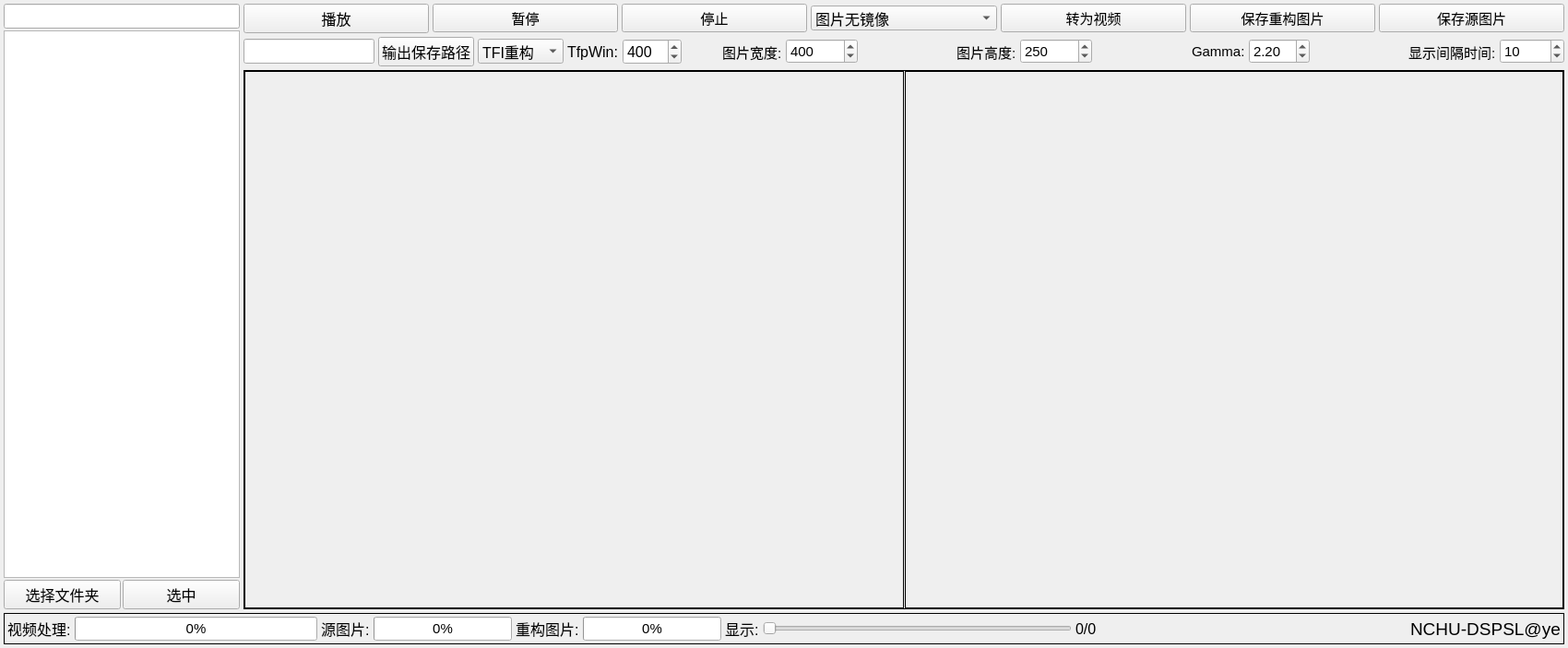
<?xml version="1.0" encoding="UTF-8"?>
<ui version="4.0">
 <class>Widget</class>
 <widget class="QWidget" name="Widget">
  <property name="geometry">
   <rect>
    <x>0</x>
    <y>0</y>
    <width>1700</width>
    <height>703</height>
   </rect>
  </property>
  <property name="minimumSize">
   <size>
    <width>1300</width>
    <height>0</height>
   </size>
  </property>
  <property name="font">
   <font>
    <pointsize>12</pointsize>
   </font>
  </property>
  <property name="focusPolicy">
   <enum>Qt::ClickFocus</enum>
  </property>
  <property name="windowTitle">
   <string>Spkie recon v1.0</string>
  </property>
  <layout class="QVBoxLayout" name="verticalLayout_3" stretch="0,0">
   <property name="spacing">
    <number>4</number>
   </property>
   <property name="leftMargin">
    <number>4</number>
   </property>
   <property name="topMargin">
    <number>4</number>
   </property>
   <property name="rightMargin">
    <number>4</number>
   </property>
   <property name="bottomMargin">
    <number>4</number>
   </property>
   <item>
    <layout class="QHBoxLayout" name="horizontalLayout_2" stretch="0,1">
     <property name="spacing">
      <number>4</number>
     </property>
     <item>
      <layout class="QVBoxLayout" name="verticalLayout">
       <property name="spacing">
        <number>2</number>
       </property>
       <item>
        <widget class="QLineEdit" name="le_file_path">
         <property name="focusPolicy">
          <enum>Qt::ClickFocus</enum>
         </property>
        </widget>
       </item>
       <item>
        <widget class="QTableWidget" name="tabw_src_dir">
         <property name="focusPolicy">
          <enum>Qt::ClickFocus</enum>
         </property>
        </widget>
       </item>
       <item>
        <layout class="QHBoxLayout" name="horizontalLayout_16">
         <item>
          <widget class="QPushButton" name="pb_sel_dir">
           <property name="focusPolicy">
            <enum>Qt::NoFocus</enum>
           </property>
           <property name="text">
            <string>选择文件夹</string>
           </property>
          </widget>
         </item>
         <item>
          <widget class="QPushButton" name="pushButton">
           <property name="focusPolicy">
            <enum>Qt::NoFocus</enum>
           </property>
           <property name="text">
            <string>选中</string>
           </property>
          </widget>
         </item>
        </layout>
       </item>
      </layout>
     </item>
     <item>
      <layout class="QVBoxLayout" name="verticalLayout_2" stretch="0,0,1">
       <property name="spacing">
        <number>4</number>
       </property>
       <item>
        <layout class="QHBoxLayout" name="horizontalLayout_8">
         <item>
          <layout class="QHBoxLayout" name="horizontalLayout_7">
           <item>
            <widget class="QPushButton" name="pb_play">
             <property name="focusPolicy">
              <enum>Qt::NoFocus</enum>
             </property>
             <property name="text">
              <string>播放</string>
             </property>
            </widget>
           </item>
           <item>
            <widget class="QPushButton" name="pb_pause">
             <property name="font">
              <font>
               <pointsize>11</pointsize>
              </font>
             </property>
             <property name="focusPolicy">
              <enum>Qt::ClickFocus</enum>
             </property>
             <property name="text">
              <string>暂停</string>
             </property>
             <property name="shortcut">
              <string>Space</string>
             </property>
            </widget>
           </item>
           <item>
            <widget class="QPushButton" name="pb_stop">
             <property name="font">
              <font>
               <pointsize>11</pointsize>
              </font>
             </property>
             <property name="focusPolicy">
              <enum>Qt::NoFocus</enum>
             </property>
             <property name="text">
              <string>停止</string>
             </property>
            </widget>
           </item>
           <item>
            <widget class="QComboBox" name="cb_rotate">
             <property name="minimumSize">
              <size>
               <width>120</width>
               <height>0</height>
              </size>
             </property>
             <property name="focusPolicy">
              <enum>Qt::NoFocus</enum>
             </property>
             <item>
              <property name="text">
               <string>图片无镜像</string>
              </property>
             </item>
             <item>
              <property name="text">
               <string>图片水平镜像</string>
              </property>
             </item>
             <item>
              <property name="text">
               <string>图片竖直镜像</string>
              </property>
             </item>
            </widget>
           </item>
           <item>
            <widget class="QPushButton" name="pb_to_video">
             <property name="font">
              <font>
               <pointsize>11</pointsize>
              </font>
             </property>
             <property name="focusPolicy">
              <enum>Qt::NoFocus</enum>
             </property>
             <property name="text">
              <string>转为视频</string>
             </property>
            </widget>
           </item>
           <item>
            <widget class="QPushButton" name="pb_recon_to_img">
             <property name="font">
              <font>
               <pointsize>11</pointsize>
              </font>
             </property>
             <property name="focusPolicy">
              <enum>Qt::NoFocus</enum>
             </property>
             <property name="text">
              <string>保存重构图片</string>
             </property>
            </widget>
           </item>
           <item>
            <widget class="QPushButton" name="pb_src_to_img">
             <property name="font">
              <font>
               <pointsize>11</pointsize>
              </font>
             </property>
             <property name="focusPolicy">
              <enum>Qt::NoFocus</enum>
             </property>
             <property name="text">
              <string>保存源图片</string>
             </property>
            </widget>
           </item>
          </layout>
         </item>
        </layout>
       </item>
       <item>
        <layout class="QHBoxLayout" name="horizontalLayout_10">
         <item>
          <layout class="QHBoxLayout" name="horizontalLayout_4">
           <item>
            <widget class="QLineEdit" name="le_export_path">
             <property name="focusPolicy">
              <enum>Qt::NoFocus</enum>
             </property>
            </widget>
           </item>
           <item>
            <widget class="QPushButton" name="pb_set_export_path">
             <property name="focusPolicy">
              <enum>Qt::NoFocus</enum>
             </property>
             <property name="text">
              <string>输出保存路径</string>
             </property>
            </widget>
           </item>
           <item>
            <widget class="QComboBox" name="cb_recon_func">
             <property name="minimumSize">
              <size>
               <width>50</width>
               <height>0</height>
              </size>
             </property>
             <property name="maximumSize">
              <size>
               <width>200</width>
               <height>16777215</height>
              </size>
             </property>
             <property name="focusPolicy">
              <enum>Qt::NoFocus</enum>
             </property>
             <item>
              <property name="text">
               <string>TFI重构</string>
              </property>
             </item>
             <item>
              <property name="text">
               <string>TFP重构</string>
              </property>
             </item>
            </widget>
           </item>
           <item>
            <widget class="QLabel" name="label_6">
             <property name="text">
              <string>TfpWin:</string>
             </property>
            </widget>
           </item>
           <item>
            <widget class="QSpinBox" name="sb_tfp_win">
             <property name="focusPolicy">
              <enum>Qt::ClickFocus</enum>
             </property>
             <property name="minimum">
              <number>2</number>
             </property>
             <property name="maximum">
              <number>8000</number>
             </property>
             <property name="singleStep">
              <number>10</number>
             </property>
             <property name="value">
              <number>400</number>
             </property>
            </widget>
           </item>
           <item>
            <spacer name="horizontalSpacer_9">
             <property name="orientation">
              <enum>Qt::Horizontal</enum>
             </property>
             <property name="sizeHint" stdset="0">
              <size>
               <width>40</width>
               <height>20</height>
              </size>
             </property>
            </spacer>
           </item>
           <item>
            <widget class="QLabel" name="label_2">
             <property name="font">
              <font>
               <pointsize>11</pointsize>
              </font>
             </property>
             <property name="text">
              <string>图片宽度:</string>
             </property>
            </widget>
           </item>
           <item>
            <widget class="QSpinBox" name="sb_img_width">
             <property name="font">
              <font>
               <pointsize>11</pointsize>
              </font>
             </property>
             <property name="focusPolicy">
              <enum>Qt::ClickFocus</enum>
             </property>
             <property name="maximum">
              <number>100000</number>
             </property>
             <property name="value">
              <number>400</number>
             </property>
            </widget>
           </item>
          </layout>
         </item>
         <item>
          <spacer name="horizontalSpacer_3">
           <property name="orientation">
            <enum>Qt::Horizontal</enum>
           </property>
           <property name="sizeHint" stdset="0">
            <size>
             <width>40</width>
             <height>20</height>
            </size>
           </property>
          </spacer>
         </item>
         <item>
          <layout class="QHBoxLayout" name="horizontalLayout_5">
           <item>
            <widget class="QLabel" name="label_3">
             <property name="font">
              <font>
               <pointsize>11</pointsize>
              </font>
             </property>
             <property name="text">
              <string>图片高度:</string>
             </property>
            </widget>
           </item>
           <item>
            <widget class="QSpinBox" name="sb_img_height">
             <property name="font">
              <font>
               <pointsize>11</pointsize>
              </font>
             </property>
             <property name="focusPolicy">
              <enum>Qt::ClickFocus</enum>
             </property>
             <property name="maximum">
              <number>100000</number>
             </property>
             <property name="value">
              <number>250</number>
             </property>
            </widget>
           </item>
          </layout>
         </item>
         <item>
          <spacer name="horizontalSpacer_4">
           <property name="orientation">
            <enum>Qt::Horizontal</enum>
           </property>
           <property name="sizeHint" stdset="0">
            <size>
             <width>40</width>
             <height>20</height>
            </size>
           </property>
          </spacer>
         </item>
         <item>
          <layout class="QHBoxLayout" name="horizontalLayout_6">
           <item>
            <widget class="QLabel" name="label_4">
             <property name="font">
              <font>
               <pointsize>11</pointsize>
              </font>
             </property>
             <property name="text">
              <string>Gamma:</string>
             </property>
            </widget>
           </item>
           <item>
            <widget class="QDoubleSpinBox" name="dsb_gamma">
             <property name="font">
              <font>
               <pointsize>11</pointsize>
              </font>
             </property>
             <property name="focusPolicy">
              <enum>Qt::ClickFocus</enum>
             </property>
             <property name="singleStep">
              <double>0.500000000000000</double>
             </property>
             <property name="value">
              <double>2.200000000000000</double>
             </property>
            </widget>
           </item>
          </layout>
         </item>
         <item>
          <spacer name="horizontalSpacer_5">
           <property name="orientation">
            <enum>Qt::Horizontal</enum>
           </property>
           <property name="sizeHint" stdset="0">
            <size>
             <width>40</width>
             <height>20</height>
            </size>
           </property>
          </spacer>
         </item>
         <item>
          <layout class="QHBoxLayout" name="horizontalLayout_9">
           <item>
            <widget class="QLabel" name="label_5">
             <property name="font">
              <font>
               <pointsize>11</pointsize>
              </font>
             </property>
             <property name="text">
              <string>显示间隔时间:</string>
             </property>
            </widget>
           </item>
           <item>
            <widget class="QSpinBox" name="sb_dispaly_time">
             <property name="font">
              <font>
               <pointsize>11</pointsize>
              </font>
             </property>
             <property name="focusPolicy">
              <enum>Qt::ClickFocus</enum>
             </property>
             <property name="maximum">
              <number>50000</number>
             </property>
             <property name="value">
              <number>10</number>
             </property>
            </widget>
           </item>
          </layout>
         </item>
        </layout>
       </item>
       <item>
        <widget class="QWidget" name="wd_img_back" native="true">
         <property name="sizePolicy">
          <sizepolicy hsizetype="Expanding" vsizetype="Expanding">
           <horstretch>0</horstretch>
           <verstretch>0</verstretch>
          </sizepolicy>
         </property>
         <property name="minimumSize">
          <size>
           <width>802</width>
           <height>252</height>
          </size>
         </property>
         <property name="styleSheet">
          <string notr="true">#wd_img_back{
	border: 1px solid black;
}</string>
         </property>
         <layout class="QHBoxLayout" name="horizontalLayout_11" stretch="0">
          <property name="spacing">
           <number>1</number>
          </property>
          <property name="leftMargin">
           <number>1</number>
          </property>
          <property name="topMargin">
           <number>1</number>
          </property>
          <property name="rightMargin">
           <number>1</number>
          </property>
          <property name="bottomMargin">
           <number>1</number>
          </property>
          <item>
           <layout class="QHBoxLayout" name="horizontalLayout" stretch="1,1">
            <property name="spacing">
             <number>1</number>
            </property>
            <item>
             <widget class="QLabel" name="lb_src_img">
              <property name="sizePolicy">
               <sizepolicy hsizetype="Expanding" vsizetype="Expanding">
                <horstretch>0</horstretch>
                <verstretch>0</verstretch>
               </sizepolicy>
              </property>
              <property name="minimumSize">
               <size>
                <width>400</width>
                <height>250</height>
               </size>
              </property>
              <property name="frameShape">
               <enum>QFrame::Box</enum>
              </property>
              <property name="text">
               <string/>
              </property>
              <property name="alignment">
               <set>Qt::AlignCenter</set>
              </property>
             </widget>
            </item>
            <item>
             <widget class="QLabel" name="lb_tfi_img">
              <property name="sizePolicy">
               <sizepolicy hsizetype="Expanding" vsizetype="Expanding">
                <horstretch>0</horstretch>
                <verstretch>0</verstretch>
               </sizepolicy>
              </property>
              <property name="minimumSize">
               <size>
                <width>400</width>
                <height>250</height>
               </size>
              </property>
              <property name="frameShape">
               <enum>QFrame::Box</enum>
              </property>
              <property name="text">
               <string/>
              </property>
              <property name="alignment">
               <set>Qt::AlignCenter</set>
              </property>
             </widget>
            </item>
           </layout>
          </item>
         </layout>
        </widget>
       </item>
      </layout>
     </item>
    </layout>
   </item>
   <item>
    <widget class="QWidget" name="bottom_widget" native="true">
     <property name="styleSheet">
      <string notr="true">#bottom_widget{
	border: 1px solid black;
}</string>
     </property>
     <layout class="QHBoxLayout" name="horizontalLayout_15">
      <property name="spacing">
       <number>4</number>
      </property>
      <property name="leftMargin">
       <number>4</number>
      </property>
      <property name="topMargin">
       <number>4</number>
      </property>
      <property name="rightMargin">
       <number>4</number>
      </property>
      <property name="bottomMargin">
       <number>4</number>
      </property>
      <item>
       <layout class="QHBoxLayout" name="horizontalLayout_14">
        <item>
         <layout class="QHBoxLayout" name="horizontalLayout_12">
          <item>
           <widget class="QLabel" name="lb_video">
            <property name="text">
             <string>视频处理:</string>
            </property>
           </widget>
          </item>
          <item>
           <widget class="QProgressBar" name="pb_video_process">
            <property name="minimumSize">
             <size>
              <width>150</width>
              <height>0</height>
             </size>
            </property>
            <property name="maximumSize">
             <size>
              <width>300</width>
              <height>16777215</height>
             </size>
            </property>
            <property name="font">
             <font>
              <pointsize>11</pointsize>
             </font>
            </property>
            <property name="value">
             <number>0</number>
            </property>
           </widget>
          </item>
         </layout>
        </item>
        <item>
         <widget class="QLabel" name="lb_src_img_2">
          <property name="text">
           <string>源图片:</string>
          </property>
         </widget>
        </item>
        <item>
         <layout class="QHBoxLayout" name="horizontalLayout_13">
          <item>
           <widget class="QProgressBar" name="pb_src_img_process">
            <property name="minimumSize">
             <size>
              <width>150</width>
              <height>0</height>
             </size>
            </property>
            <property name="maximumSize">
             <size>
              <width>300</width>
              <height>16777215</height>
             </size>
            </property>
            <property name="font">
             <font>
              <pointsize>11</pointsize>
             </font>
            </property>
            <property name="value">
             <number>0</number>
            </property>
           </widget>
          </item>
          <item>
           <widget class="QLabel" name="lb_img">
            <property name="text">
             <string>重构图片:</string>
            </property>
           </widget>
          </item>
          <item>
           <widget class="QProgressBar" name="pb_img_process">
            <property name="minimumSize">
             <size>
              <width>150</width>
              <height>0</height>
             </size>
            </property>
            <property name="maximumSize">
             <size>
              <width>300</width>
              <height>16777215</height>
             </size>
            </property>
            <property name="font">
             <font>
              <pointsize>11</pointsize>
             </font>
            </property>
            <property name="value">
             <number>0</number>
            </property>
           </widget>
          </item>
         </layout>
        </item>
        <item>
         <widget class="QLabel" name="label_7">
          <property name="text">
           <string>显示:</string>
          </property>
         </widget>
        </item>
        <item>
         <widget class="QSlider" name="hs_img_index">
          <property name="focusPolicy">
           <enum>Qt::NoFocus</enum>
          </property>
          <property name="maximum">
           <number>1000000000</number>
          </property>
          <property name="orientation">
           <enum>Qt::Horizontal</enum>
          </property>
         </widget>
        </item>
        <item>
         <widget class="QLabel" name="lb_dis_index">
          <property name="text">
           <string>0/0</string>
          </property>
         </widget>
        </item>
        <item>
         <spacer name="horizontalSpacer_8">
          <property name="orientation">
           <enum>Qt::Horizontal</enum>
          </property>
          <property name="sizeHint" stdset="0">
           <size>
            <width>40</width>
            <height>20</height>
           </size>
          </property>
         </spacer>
        </item>
        <item>
         <widget class="QLabel" name="label">
          <property name="font">
           <font>
            <pointsize>14</pointsize>
           </font>
          </property>
          <property name="text">
           <string>NCHU-DSPSL@ye</string>
          </property>
         </widget>
        </item>
       </layout>
      </item>
     </layout>
    </widget>
   </item>
  </layout>
 </widget>
 <resources/>
 <connections/>
</ui>
